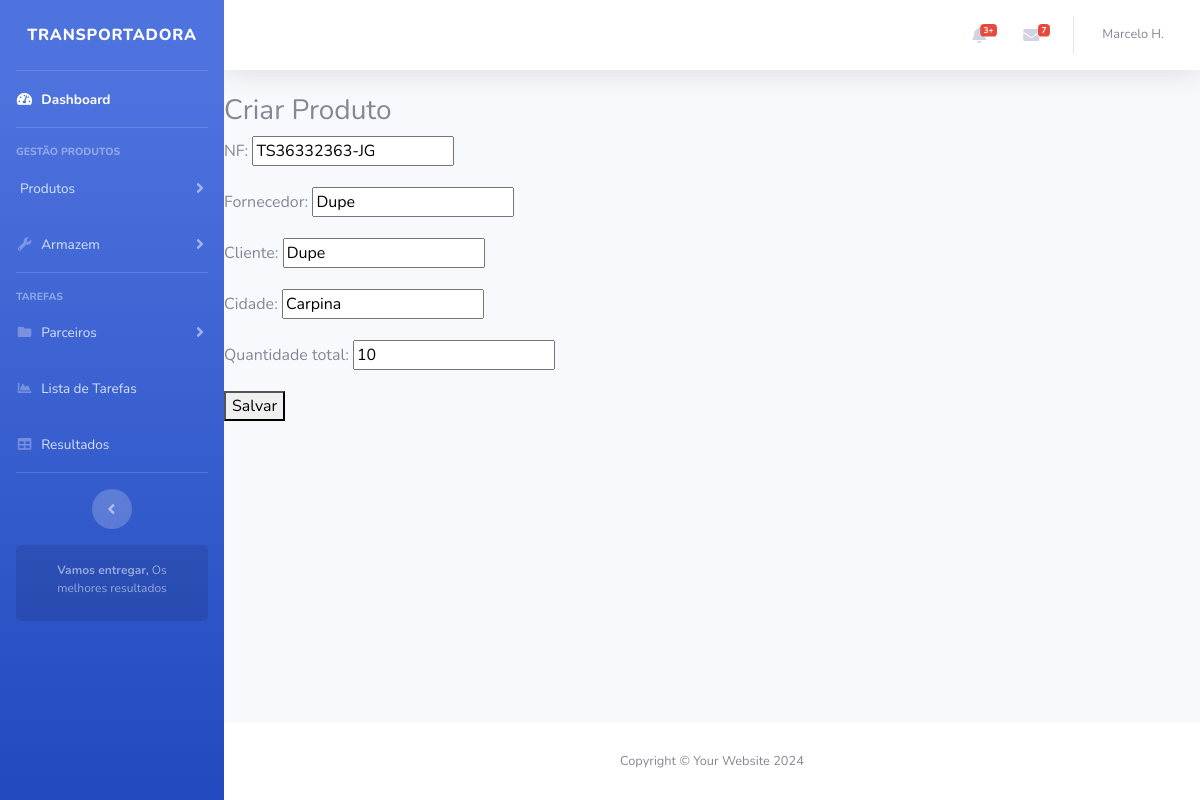
Page /editarproduto/3 on the committed database.
### armazenamento/models.py (models this page shows, shortened)
class Produto(models.Model):
    NF = models.CharField(max_length=100)
    fornecedor = models.CharField(max_length=50, unique=True)
    cidade = models.CharField(max_length=50, unique=False)
    cliente = models.CharField(max_length=50, blank=True, null=True)
    quantidade_total = models.PositiveIntegerField(default=0)
    data_criacao = models.DateTimeField(auto_now_add=True)

### armazenamento/views.py (the view)
# urls.py: path('editarproduto/<int:produto_id>', editar_produto, name='editarproduto'),
def editar_produto(request, produto_id):
    produto = get_object_or_404(Produto, id=produto_id)
    if request.method == 'POST':
        form = ProdutoForms(request.POST, instance=produto)
        if form.is_valid():
            form.save()
            return redirect('listarprodutos')
    else:
        form = ProdutoForms(instance=produto)
    return render(request, 'editar_produto.html', {'form':form})

### armazenamento/forms.py
class ProdutoForms(forms.ModelForm):
    class Meta:
        model = Produto
        fields = ['NF', 'fornecedor', 'cliente','cidade', 'quantidade_total']

### armazenamento/templates/editar_produto.html (shortened to what this page needs)
{% extends 'base.html' %}
{% block material %}
    <h3>Criar Produto</h3>
    <form method="POST">
        {{ form.as_p }}
        <button type="submit">Salvar</button>
    </form>
{% endblock %}

### rows in the picture
Produto: NF "TS36332363-JG", fornecedor "Dupe", cliente "Dupe", cidade "Carpina", quantidade_total "10"
